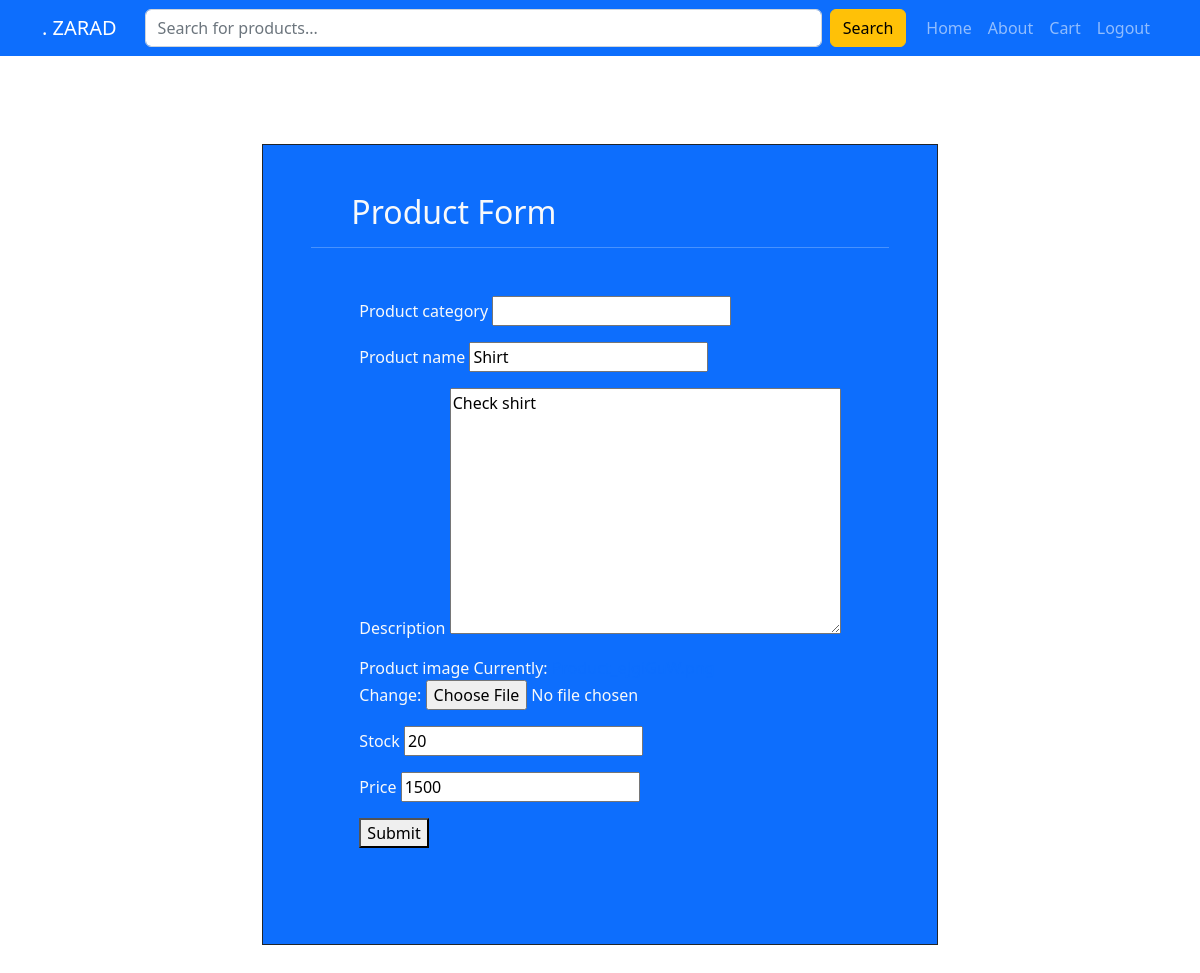
The page /editproduct/19/ (signed in) on the database its author committed.
### base/models.py (models this page shows, shortened)
class Product(models.Model):
    name = models.CharField(max_length=200)
    descritpion = models.TextField(max_length=500,null=True,blank=True)
    price = models.IntegerField()
    stock = models.IntegerField()
    seller = models.ForeignKey(User, on_delete=models.SET_NULL , null=True)
    category = models.ForeignKey(Category,on_delete=models.SET_NULL , null=True)
    image = models.ImageField(null=True, default='Product.png')
    updated = models.DateTimeField(auto_now=True)
    created = models.DateTimeField(auto_now_add=True)

### base/views.py (the view, shortened to what this page needs)
# urls.py: path('editproduct/<str:pk>/' , views.editproduct , name='editproduct' ),
def editproduct(request , pk):
    product  = Product.objects.get(id=pk)
    form = Productform(instance=product) # This prefills the RoomForm class with room data
    if request.user != product.seller:
        return HttpResponse(f"This room can be only edited by {product.seller}." )
    content = {"form" : form , 'product' : product,}
    return render(request , "product_form.html" , content)

### base/form.py
class Productform(ModelForm):
    class Meta:
        model = Product
        fields = ['name','descritpion','category','image','stock','price']

### base/templates/product_form.html (shortened to what this page needs)
{% extends 'main.html' %}
{% block content %}
<main>
    <section class="d-flex justify-content-center mt-5 p-5">
        <div class="mt-5 border border-dark p-5 bg-primary text-light" id="container">
            <h2 class="ps-3 ms-4">Product Form</h2>
            <hr>
            <div class="d-flex  align-items-center m-5" id="container">
                <form  method="POST" action=" " enctype='multipart/form-data'>
                        <label for="product_category">Product category</label>
                        <input type="text" name="category" value="{{Product.category}}" list="topic-list" required>
                         <br>
                        <label for="room_name">Product name</label>
                        {{form.name}} <br>
                        <label for="room_name">Description</label>
                        {{form.descritpion}} <br>
                        <label for="room_name">Product image</label>
                        {{form.image}} <br>
                        <label for="room_name">Stock</label>
                        {{form.stock}} <br>
                        <label for="room_name">Price</label>
                        {{form.price}} <br>
                    <button type="submit">Submit</button>
                </form>
            </div>
        </div>
    </section>
</main>
{% endblock content %}

### rows shown on the page
Product: name "Shirt", descritpion "Check shirt", stock "20", price "1500"
